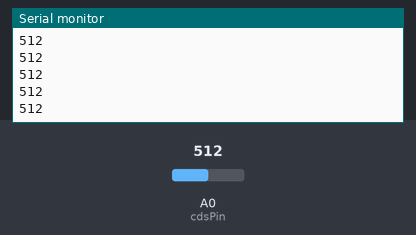
Recording of a sketch running on a simulated Arduino Uno, built with avr-gcc and run on an emulated ATmega328P. Parts: the last lines printed to the serial monitor. Inputs (shaded band) come from the test bench; at power-on: A0 (cdsPin) = 512.

Above: at 1.2 s.
1.3 s: A0 (cdsPin) set to 716
At 1.9 s:
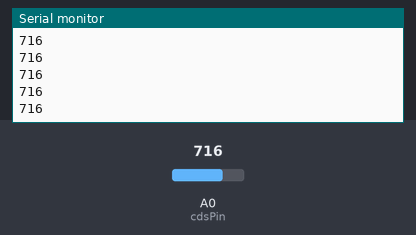
2.8 s: A0 (cdsPin) set to 900
At 3.7 s:
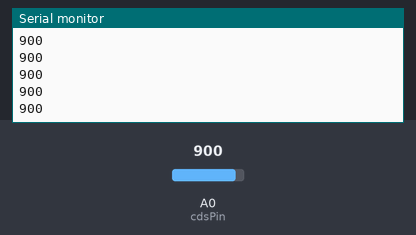
Timing chart, 0 to 5.8 s (numbered marks = the images above; inputs shaded):
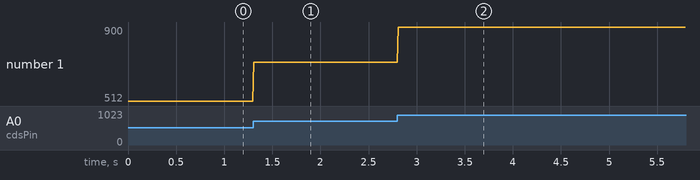

Measured:
- after the input at 1.3 s, the serial monitor: prints a new line at once (image 1)
- after the input at 2.8 s, the serial monitor: prints a new line at once (image 2)
- plotted number 1: 512 → 716 after the input at 1.3 s, 716 → 900 after the input at 2.8 s

The sketch:

09.CdsPhotoRegistor.ino
```cpp
int cdsPin = A0;

void setup() {
  pinMode(cdsPin, INPUT);
  Serial.begin(9600);
}

void loop() {
  int sensorValue = analogRead(cdsPin);
  Serial.println(sensorValue);
  delay(10);
}
```
